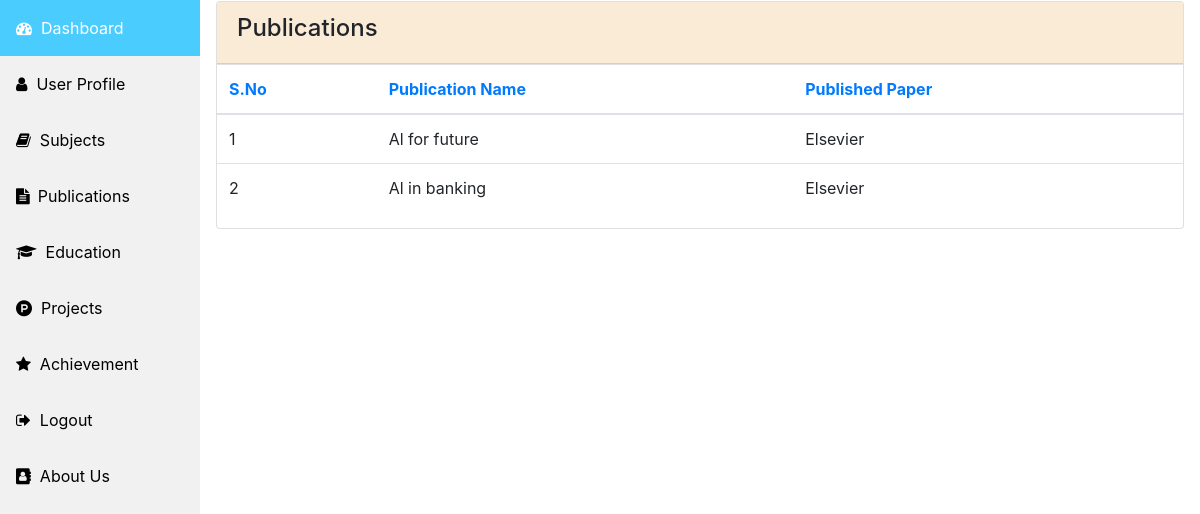
The app's page /publication/ (signed in) with its own data.
### fam/models.py (models this page shows, shortened)
class Publication(models.Model):
    user = models.ForeignKey(User, on_delete=models.CASCADE, related_name='publication')
    pub = models.CharField(max_length=300)
    where = models.CharField(max_length=300)

### fam/views.py (the view)
# urls.py: path('publication/', views.publication, name='publication'),
def publication(request):
    context ={}
    if request.user.is_authenticated:
        context['user'] = request.user
        context['publication'] = Publication.objects.filter(user = request.user.id)
        return render(request, 'fam/publication.html',context)
    else:
        return render(request, 'fam/index.html')

### fam/templates/fam/publication.html (shortened to what this page needs)
{% extends 'fam/base.html' %}
{% block content %}
<div class="card">
<div class="card-header" data-background-color="purple">
   <h4 class="title">Publications </h4>
</div>
<div class="card-content table-responsive">
   <table class="table">
       <thead class="text-primary">
           <th>S.No</th>
           <th>Publication Name</th>
           <th>Published Paper</th>
       </thead>
       <tbody>
       {% for u in publication %}
           <tr>
               <td>{{ forloop.counter }}</td>
               <td>{{u.pub}}</td>
               <td>{{u.where}}</td>
           </tr>
       {% endfor %}
       </tbody>
   </table>
{% endblock %}

### fam/templates/fam/publication.html (style rules this page uses)
.card .card-header { background-color:#FAEBD7; }

### records on screen
Publication: pub "Al for future", where "Elsevier"
Publication: pub "Al in banking", where "Elsevier"
